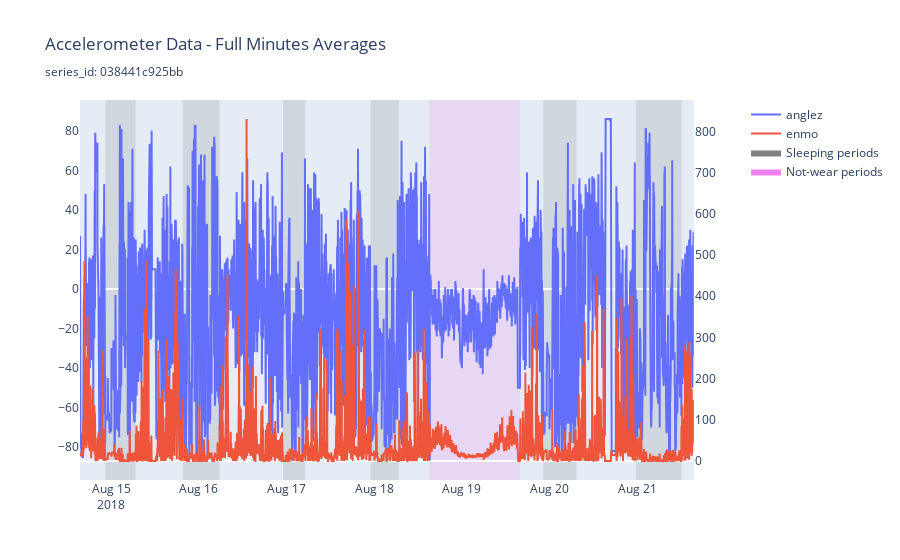

The notebook cell saved with this chart:
### Markdown cell above
## Time plots
Below are plotted two out of 120 series from our dataset.

### Code cell
plot_data(df, idx=df["series_id"].unique().sort()[0])

### Figure 1 — Plotly figure (JSON) as saved in the notebook; plotly's stock layout.template omitted (floating-point values rounded to 4 significant figures; data arrays with more than 128 entries replaced by an {"elided": "..."} marker saying what was removed)
{"data": [{"mode": "lines", "name": "anglez", "type": "scatter", "x": {"elided": "10081 str values"}, "xaxis": "x", "y": {"elided": "10081 int values"}, "yaxis": "y"}, {"mode": "lines", "name": "enmo", "type": "scatter", "x": {"elided": "10081 str values"}, "xaxis": "x", "y": {"elided": "10081 int values"}, "yaxis": "y2"}, {"fill": "tozeroy", "fillcolor": "gray", "line": {"color": "gray", "width": 0}, "mode": "lines", "name": "Sleeping periods", "opacity": 0.2, "type": "scatter", "x": [null], "y": [null]}, {"fill": "tozeroy", "fillcolor": "violet", "line": {"color": "violet", "width": 0}, "mode": "lines", "name": "Not-wear periods", "opacity": 0.7, "type": "scatter", "x": [null], "y": [null]}], "layout": {"autosize": true, "shapes": [{"fillcolor": "gray", "layer": "below", "line": {"width": 0}, "opacity": 0.2, "type": "rect", "x0": "2018-08-14T22:27:00", "x1": "2018-08-15T06:41:00", "xref": "x", "y0": 0, "y1": 1, "yref": "y domain"}, {"fillcolor": "gray", "layer": "below", "line": {"width": 0}, "opacity": 0.2, "type": "rect", "x0": "2018-08-15T19:38:00", "x1": "2018-08-16T05:41:00", "xref": "x", "y0": 0, "y1": 1, "yref": "y domain"}, {"fillcolor": "gray", "layer": "below", "line": {"width": 0}, "opacity": 0.2, "type": "rect", "x0": "2018-08-16T23:04:00", "x1": "2018-08-17T05:10:00", "xref": "x", "y0": 0, "y1": 1, "yref": "y domain"}, {"fillcolor": "gray", "layer": "below", "line": {"width": 0}, "opacity": 0.2, "type": "rect", "x0": "2018-08-17T23:01:00", "x1": "2018-08-18T06:48:00", "xref": "x", "y0": 0, "y1": 1, "yref": "y domain"}, {"fillcolor": "gray", "layer": "below", "line": {"width": 0}, "opacity": 0.2, "type": "rect", "x0": "2018-08-19T22:19:00", "x1": "2018-08-20T07:25:00", "xref": "x", "y0": 0, "y1": 1, "yref": "y domain"}, {"fillcolor": "gray", "layer": "below", "line": {"width": 0}, "opacity": 0.2, "type": "rect", "x0": "2018-08-20T23:36:00", "x1": "2018-08-21T12:07:00", "xref": "x", "y0": 0, "y1": 1, "yref": "y domain"}, {"fillcolor": "violet", "layer": "below", "line": {"width": 0}, "opacity": 0.2, "type": "rect", "x0": "2018-08-18T15:05:00", "x1": "2018-08-19T12:00:00", "xref": "x", "y0": 0, "y1": 1, "yref": "y domain"}, {"fillcolor": "violet", "layer": "below", "line": {"width": 0}, "opacity": 0.2, "type": "rect", "x0": "2018-08-19T12:01:00", "x1": "2018-08-19T15:56:00", "xref": "x", "y0": 0, "y1": 1, "yref": "y domain"}], "title": {"text": "Accelerometer Data - Full Minutes Averages<br><sub>series_id: 038441c925bb</sub>"}, "xaxis": {"anchor": "y", "autorange": true, "domain": [0, 0.94], "range": ["2018-08-14 15:30", "2018-08-21 15:30"], "showgrid": false, "type": "date"}, "yaxis": {"anchor": "x", "autorange": true, "domain": [0, 1], "range": [-96.61, 95.61], "showgrid": false, "type": "linear"}, "yaxis2": {"anchor": "x", "autorange": true, "overlaying": "y", "range": [-46.11, 876.1], "showgrid": false, "side": "right", "type": "linear"}}}
